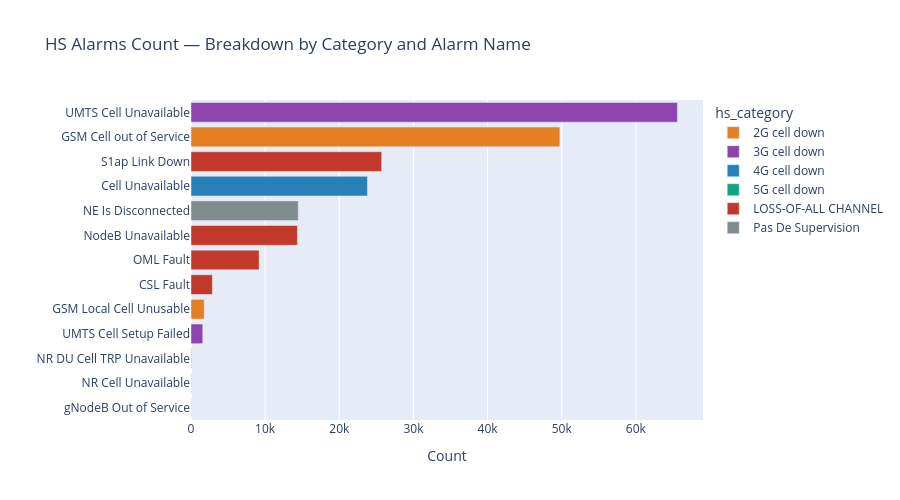

The notebook cell saved with this chart:
### Markdown cell above
---
## 6. HS Alarms — Detailed View per Category

### Code cell
# Per-alarm count, grouped by HS category
hs_detail = (df[df['is_HS']]
               .groupby(['hs_category', 'Alarmname'])
               .size()
               .reset_index(name='count')
               .sort_values(['hs_category', 'count'], ascending=[True, False]))

fig = px.bar(
    hs_detail,
    x='count', y='Alarmname',
    color='hs_category',
    orientation='h',
    color_discrete_map={k: v for k, v in CATEGORY_COLORS.items() if k != 'Non-HS'},
    title='HS Alarms Count — Breakdown by Category and Alarm Name',
    labels={'count': 'Count', 'Alarmname': ''}
)
fig.update_layout(yaxis={'categoryorder': 'total ascending'}, height=500)
fig.show()

### Figure 1 — Plotly figure (JSON) as saved in the notebook; plotly's stock layout.template omitted (floating-point values rounded to 4 significant figures)
{"data": [{"hovertemplate": "hs_category=2G cell down<br>Count=%{x}<br>=%{y}<extra></extra>", "legendgroup": "2G cell down", "marker": {"color": "#e67e22", "pattern": {"shape": ""}}, "name": "2G cell down", "orientation": "h", "showlegend": true, "textposition": "auto", "type": "bar", "x": [49749, 1782], "xaxis": "x", "y": ["GSM Cell out of Service", "GSM Local Cell Unusable"], "yaxis": "y"}, {"hovertemplate": "hs_category=3G cell down<br>Count=%{x}<br>=%{y}<extra></extra>", "legendgroup": "3G cell down", "marker": {"color": "#8e44ad", "pattern": {"shape": ""}}, "name": "3G cell down", "orientation": "h", "showlegend": true, "textposition": "auto", "type": "bar", "x": [65604, 1588], "xaxis": "x", "y": ["UMTS Cell Unavailable", "UMTS Cell Setup Failed"], "yaxis": "y"}, {"hovertemplate": "hs_category=4G cell down<br>Count=%{x}<br>=%{y}<extra></extra>", "legendgroup": "4G cell down", "marker": {"color": "#2980b9", "pattern": {"shape": ""}}, "name": "4G cell down", "orientation": "h", "showlegend": true, "textposition": "auto", "type": "bar", "x": [23802], "xaxis": "x", "y": ["Cell Unavailable"], "yaxis": "y"}, {"hovertemplate": "hs_category=5G cell down<br>Count=%{x}<br>=%{y}<extra></extra>", "legendgroup": "5G cell down", "marker": {"color": "#16a085", "pattern": {"shape": ""}}, "name": "5G cell down", "orientation": "h", "showlegend": true, "textposition": "auto", "type": "bar", "x": [59, 25], "xaxis": "x", "y": ["NR DU Cell TRP Unavailable", "NR Cell Unavailable"], "yaxis": "y"}, {"hovertemplate": "hs_category=LOSS-OF-ALL CHANNEL<br>Count=%{x}<br>=%{y}<extra></extra>", "legendgroup": "LOSS-OF-ALL CHANNEL", "marker": {"color": "#c0392b", "pattern": {"shape": ""}}, "name": "LOSS-OF-ALL CHANNEL", "orientation": "h", "showlegend": true, "textposition": "auto", "type": "bar", "x": [25718, 14354, 9182, 2886, 15], "xaxis": "x", "y": ["S1ap Link Down", "NodeB Unavailable", "OML Fault", "CSL Fault", "gNodeB Out of Service"], "yaxis": "y"}, {"hovertemplate": "hs_category=Pas De Supervision<br>Count=%{x}<br>=%{y}<extra></extra>", "legendgroup": "Pas De Supervision", "marker": {"color": "#7f8c8d", "pattern": {"shape": ""}}, "name": "Pas De Supervision", "orientation": "h", "showlegend": true, "textposition": "auto", "type": "bar", "x": [14461], "xaxis": "x", "y": ["NE Is Disconnected"], "yaxis": "y"}], "layout": {"barmode": "relative", "height": 500, "legend": {"title": {"text": "hs_category"}, "tracegroupgap": 0}, "title": {"text": "HS Alarms Count — Breakdown by Category and Alarm Name"}, "xaxis": {"anchor": "y", "domain": [0, 1], "title": {"text": "Count"}}, "yaxis": {"anchor": "x", "categoryorder": "total ascending", "domain": [0, 1], "title": {"text": ""}}}}
